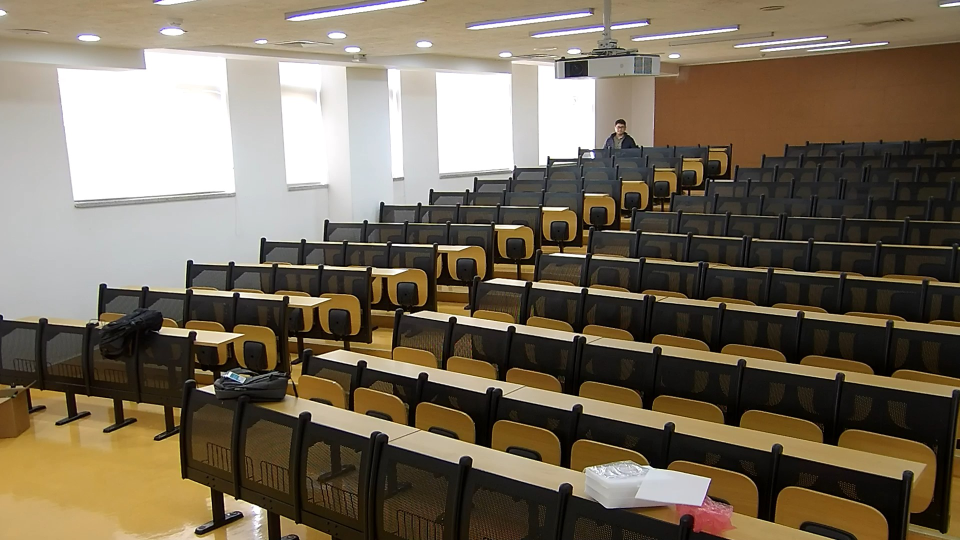
#> input picture resources/mpv-shot0001.jpg, 1920 x 1080 px (shown at 1/2 size)
$ python stitcher.py
#> lines starting #> are read from the running program, lines starting #| are printed output that depends on the picture
### utils.py
import glob

import cv2
import os


# [6 lines left out: function images_in_dir, not called in this run]


def find_image(image_name):
    return os.path.join(os.path.dirname(__file__), 'resources/{}'.format(image_name))


# [5 lines left out: function resize_image, not called in this run]

### lesson_image_stitch/stitcher.py
import argparse

import cv2
import imutils

from utils import find_image


class Stitcher:
    def stitch(self, images, key_points):
        image_1 = cv2.imread(images[0])
        image_2 = cv2.imread(images[1])
        sift = cv2.xfeatures2d.SIFT_create()
        kp1, des1 = sift.detectAndCompute(image_1, None)
        kp2, des2 = sift.detectAndCompute(image_2, None)
        print(kp1)
        print(kp2)


def resize(image, width):
    (h, w) = image.shape[:2]
    r = width / float(w)
    dim = (width, int(h * r))
    return cv2.resize(image, dim, interpolation=cv2.INTER_AREA)


if __name__ == '__main__':
    # [5 lines of commented-out code are left out]
    args = {"first": find_image('mpv-shot0001.jpg'), 'second': find_image('mpv-shot0002.jpg')}

    print(args)
    imageA = cv2.imread(args["first"])
#> imageA is the input picture: shape (1080, 1920, 3); mean B, G, R 90.5, 108.2, 119.6
    imageB = cv2.imread(args["second"])
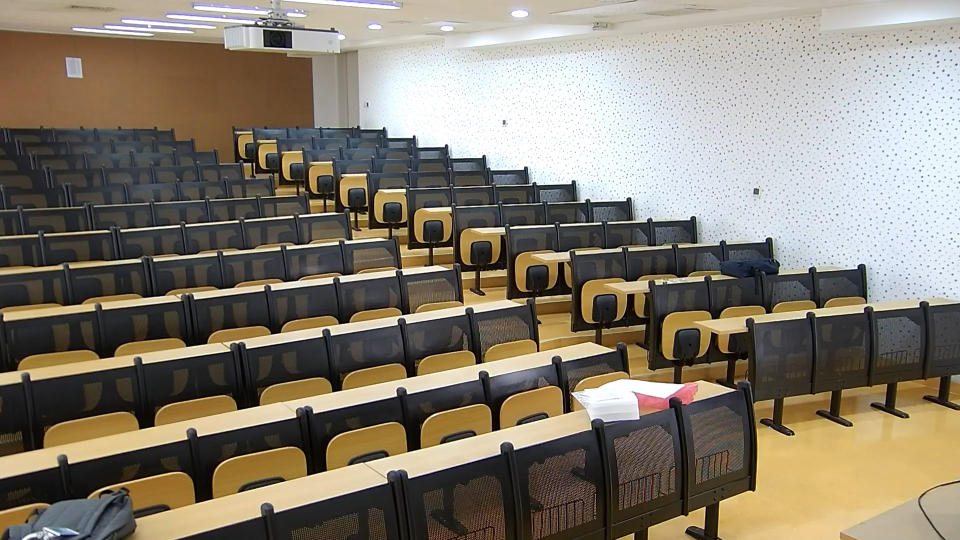
#> input picture resources/mpv-shot0002.jpg, 1920 x 1080 px (shown at 1/2 size)
#> imageB is the input picture: shape (1080, 1920, 3); mean B, G, R 112.3, 126.1, 133.9
    imageA = resize(imageA, width=800)
#> in resize, `return cv2.resize(image, dim, interpolation=cv2.INTER_AREA)`:
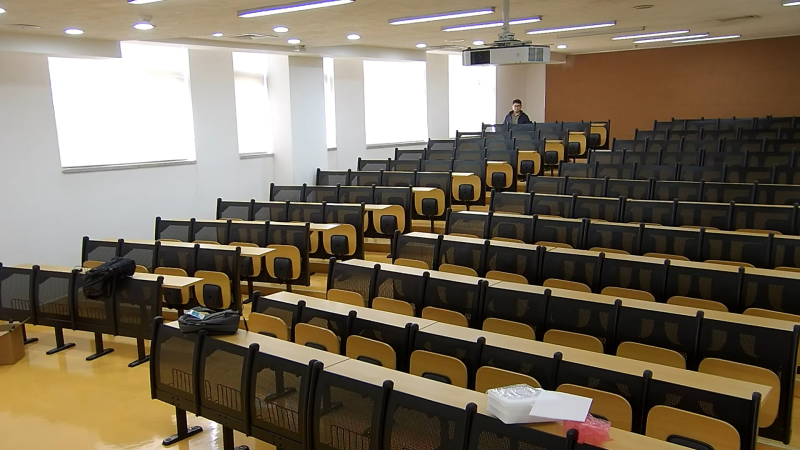
#> returned value: shape (450, 800, 3); mean of channels 0, 1, 2 90.5, 108.2, 119.6; drawn as B, G, R
    imageB = resize(imageB, width=800)
#> call 2 of resize, with width = 800
#> in resize (call 2), `return cv2.resize(image, dim, interpolation=cv2.INTER_AREA)`:
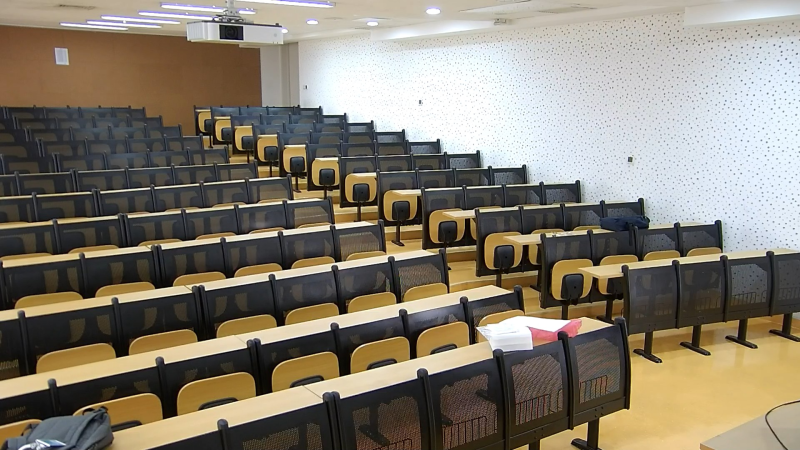
#> returned value: shape (450, 800, 3); mean of channels 0, 1, 2 112.3, 126.1, 133.9; drawn as B, G, R
    imageB = imutils.rotate(imageB, -12)
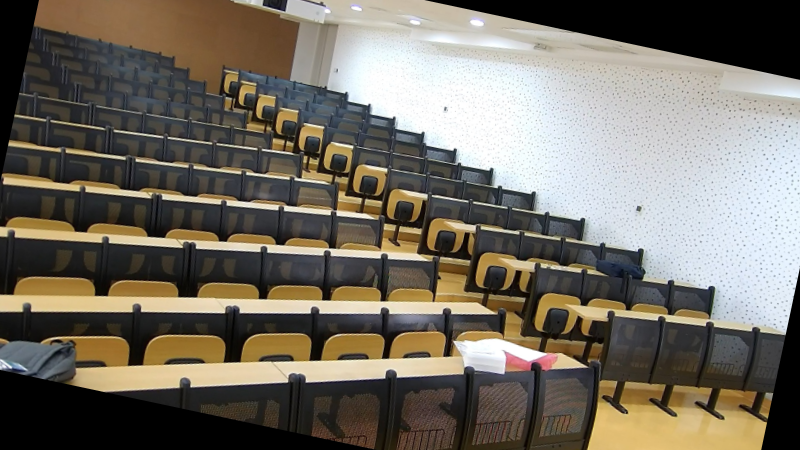
#> imageB: shape (450, 800, 3); mean B, G, R 99.5, 110.5, 116.6
    # show the images
    cv2.imshow("Image A", imageA)
    cv2.imshow("Image B", imageB)
    # cv2.imshow("Keypoint Matches", vis)
    # cv2.imshow("Result", result)
    cv2.waitKey(0)
